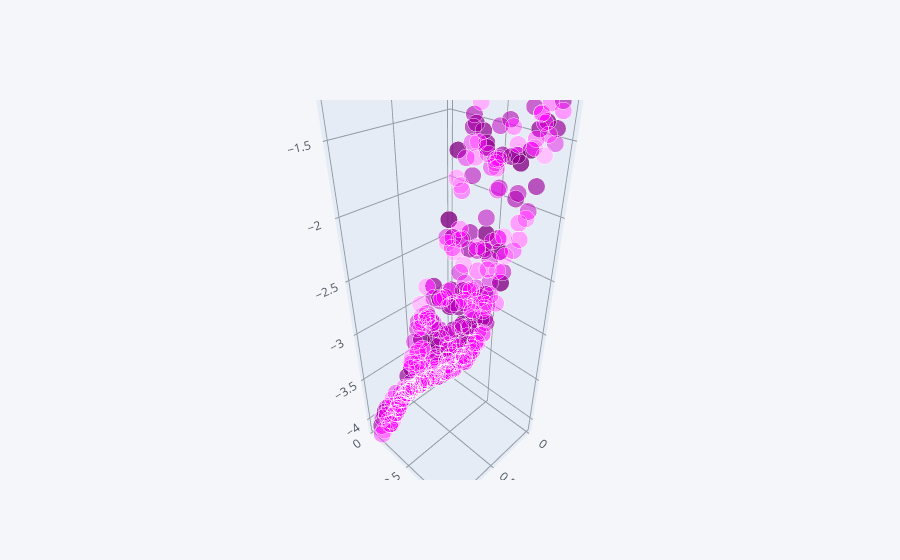

Notebook cell for this chart:
### Code cell
df.sample(300).iplot(kind='scatter3d',x='X',y='Y',z='Z',mode='markers',color='purple')

### Figure 1 — Plotly figure (JSON) as saved in the notebook; plotly's stock layout.template omitted (floating-point values rounded to 4 significant figures; data arrays with more than 128 entries replaced by an {"elided": "..."} marker saying what was removed)
{"data": [{"marker": {"color": {"elided": "300 str values"}, "opacity": 0.8, "size": {"elided": "300 int values"}, "symbol": "circle"}, "mode": "markers", "text": {"elided": "300 str values"}, "type": "scatter3d", "x": {"elided": "300 float values"}, "y": {"elided": "300 float values"}, "z": {"elided": "300 float values"}}], "layout": {"legend": {"bgcolor": "#F5F6F9", "font": {"color": "#4D5663"}}, "paper_bgcolor": "#F5F6F9", "plot_bgcolor": "#F5F6F9", "scene": {"xaxis": {"gridcolor": "#9499A3", "showgrid": true, "tickfont": {"color": "#4D5663"}, "title": {"font": {"color": "#4D5663"}, "text": ""}, "zerolinecolor": "#9499A3"}, "yaxis": {"gridcolor": "#9499A3", "showgrid": true, "tickfont": {"color": "#4D5663"}, "title": {"font": {"color": "#4D5663"}, "text": ""}, "zerolinecolor": "#9499A3"}, "zaxis": {"gridcolor": "#9499A3", "showgrid": true, "tickfont": {"color": "#4D5663"}, "title": {"font": {"color": "#4D5663"}, "text": ""}, "zerolinecolor": "#9499A3"}}, "title": {"font": {"color": "#4D5663"}}}}
